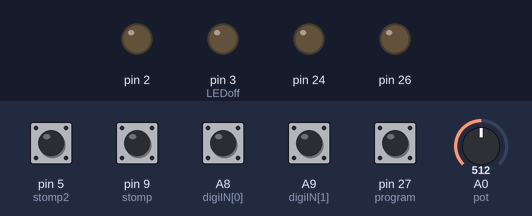
A sketch run on a simulated Teensy 4. On the bench: output pins drawn as LEDs (lit = HIGH). The inputs (shaded band) are chosen by the test bench; at power-on: A8 (digiIN[0]), A9 (digiIN[1]), pin 5 (stomp2), pin 9 (stomp), pin 27 (program) HIGH, A0 (pot) = 512. MIDI output is not drawn; pins used as bus, display or sensor lines are not drawn.

Above: at 1.2 s.
1.3 s: pin 5 (stomp2) pulled LOW for 0.15 s
At 1.38 s:
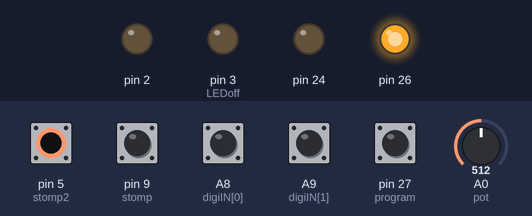
2.9 s: pin 27 (program) pulled LOW for 0.15 s
At 2.98 s:
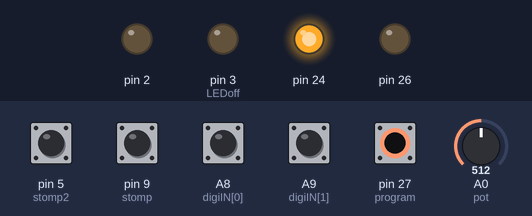
4.5 s: pin 9 (stomp) pulsed LOW 5 times (0.12 s each, 0.3 s apart)
At 4.95 s:
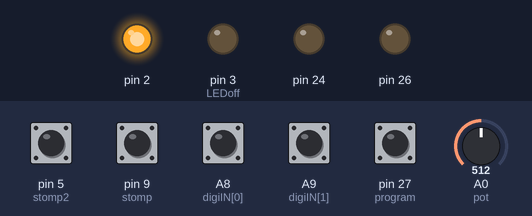
7.5 s: pin 9 (stomp) pulled LOW for 0.15 s
At 8.7 s:
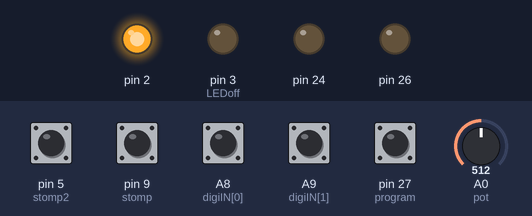
9.1 s: pin 5 (stomp2) pulled LOW for 1 s
At 9.9 s:
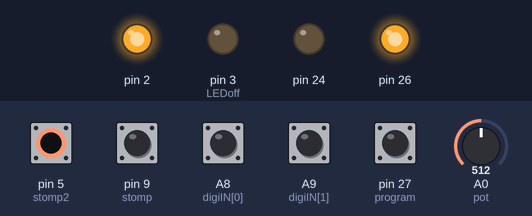
11.6 s: pin 27 (program) pulled LOW for 1 s
At 12.4 s:
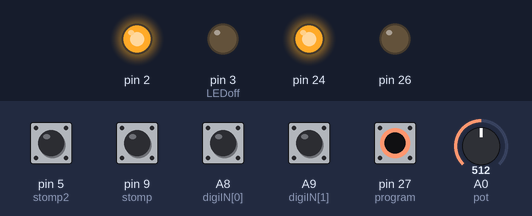
Timing chart, 0 to 14.6 s (numbered marks = the images above; inputs shaded):
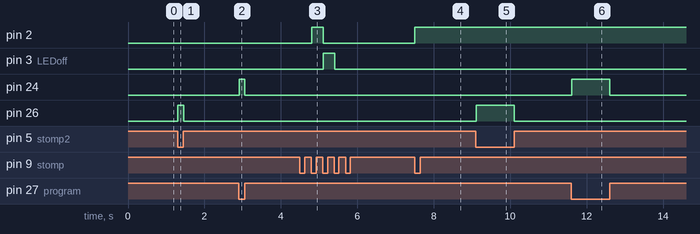

The sketch:

usbMIDItest_footswitch.ino
```cpp
#include <Bounce.h>                           //Bounce library provides easy setup for debouncing switch/button
#include <MIDI.h>
/*Since usbMIDI.read() only reads MIDI through the usb port,
  serial MIDI.read() is used to interpret MIDI messages being sent by usbMIDI.
  Instead of reading the actual message, a duplicate message is sent through a serial MIDI output and is shorted to the corresponding serial MIDI input.
  This allows MIDI messages sent by usbMIDI to be interpreted for footswitch programming*/

MIDI_CREATE_INSTANCE(HardwareSerial, Serial2, MIDI);

int pot, LEDoff, checkstate;
int preset=1;
int prevpot=-1;
int fs1=0;
int value=0;
int recheck=1;
int fsset=0;
int digiIN[2]={22,23};
bool pinstate[2];

Bounce stomp=Bounce(9, 5);                    //variables for debouncing. Indicates pin and debounce time in ms
Bounce toggle=Bounce(23, 7);
Bounce stomp2=Bounce(5, 5);
Bounce toggle2=Bounce(22, 7);
Bounce program=Bounce(27, 7);

void setup() {
  // put your setup code here, to run once:
pinMode(5,INPUT_PULLUP);
pinMode(9,INPUT_PULLUP);
pinMode(22,INPUT_PULLUP);
pinMode(23,INPUT_PULLUP);
pinMode(27,INPUT_PULLUP);
pinMode(0,OUTPUT);
pinMode(1,OUTPUT);
pinMode(2,OUTPUT);
pinMode(3,OUTPUT);
pinMode(24,OUTPUT);
pinMode(26,OUTPUT);
digitalWrite(0,HIGH);                           //for LED tracking of ProgramChange message. initial ProgramChange value is 0
digitalWrite(1,LOW);                            //LED for PC1 message
digitalWrite(2,LOW);                            //LED for PC2 message
digitalWrite(3,LOW);                            //LED for PC3 message
digitalWrite(24,LOW);                           //Footswitch programming mode LED. LED on indicates programming mode active
digitalWrite(26,LOW);                           //Footswitch1 LED. LED on indicates footswitch is selected
MIDI.begin(1);                                  //initialise serial MIDI
}

void loop() {
  // put your main code here, to run repeatedly:
pot=analogRead(A0)/8;                          //convert pot value to MIDI value. MIDI=0-127. pot=0-1023
toggle.update();                               //update switch/button status
stomp.update();
toggle2.update();
stomp2.update();
program.update();

programming();                                  //footswitch message programming
switches();                                     //send a MIDI ControlChange message when a switch is toggled
recall();                                       //send a MIDI ProgramChange message when a button is pressed
knobs();                                        //send MIDI ControlChange messages as a knob turns
footswitch();                                   //send MIDI message from footswitch input

while(usbMIDI.read()){
}
}

void programming(){
  if(program.fallingEdge()){                    //Toggle switch enters footswitch programming mode
    digitalWrite(24,HIGH);                      //LED indicates controller is in programming mode
    while(!program.risingEdge()){               //Stay in programming mode until switch is toggled again
      digitalWrite(26,LOW);                     //all active footswitch LEDs turn off
      program.update();
      stomp2.update();
      if(stomp2.fallingEdge()||stomp2.risingEdge()){//program footswitch1
        digitalWrite(26,HIGH);                   //LED indicates footswitch1 is being programmed
        while(!program.risingEdge()&&(fsset==0)){//wait for user to select the MIDI message to be programmed from main unit mapping. Can still toggle out of programming mode
          program.update();
          map2fs();                             //determine which MIDI message to map to footswitch
        }
        fs1=value;                              //map control/program change to footswitch1
        fsset=0;                                //condition to enter loop that calls map2fs()
      }
    }
  }
digitalWrite(24,LOW);                           //LED indicates controller is exiting programming mode
}

void map2fs(){
  if(recheck==1){
    for(checkstate=0;checkstate<2;++checkstate){           //check and save current state of mapable inputs
      pinstate[checkstate]=digitalRead(digiIN[checkstate]);
    }
    recheck=0;                                             //prevents constently updating saved state while waiting for user to map message
  }
  if(pinstate[0]!=digitalRead(digiIN[0])){                 //execute if curernt state of input differs from saved state
    MIDI.sendControlChange(66,64,1);                       //sends serial MIDI message that corresponds to usbMIDI message from the same input
    delayMicroseconds(10);                                 //works without but helps with consistent detection? experimental
    while(!MIDI.read()){
    //wait for serial MIDI message to be recieved before trying to fetch data. Calling MIDI.read() directly rarely fetches data for some reason
    }
    value=MIDI.getData1();                                 //stores control/program change value
    fsset=1;                                               //condition to exit loop that calls this function
    recheck=1;                                             //re-enable checking and saving state of mappable inputs next time this function is called
  }
  if(pinstate[1]!=digitalRead(digiIN[1])){
    MIDI.sendControlChange(65,64,1);
    delayMicroseconds(10);
    while(!MIDI.read()){
    }
    value=MIDI.getData1();
    fsset=1;
    recheck=1;
  }
}

void switches(){
  if(toggle.fallingEdge()){
    usbMIDI.sendControlChange(65,64,1);
  }
  if(toggle.risingEdge()){
    usbMIDI.sendControlChange(65,63,1);
  }
   if(toggle2.fallingEdge()){
    usbMIDI.sendControlChange(66,64,1);
  }
  if(toggle2.risingEdge()){
    usbMIDI.sendControlChange(66,63,1);
  }
}

void recall(){
  if(stomp.fallingEdge()){
    usbMIDI.sendProgramChange(preset,1);        //ProgramChange typically used to recall saved presets. Preset value corresponds to ProgramChange value
    digitalWrite(preset,!digitalRead(preset));  //For LED tracking of ProgramChange value. Turns LED that corresponds to the sent ProgramChange value on
    LEDoff=preset-1;                            //Saves pin value of previous ProgramChange message
    if(preset==0){                              //fix LEDoff value after resetting ProgramChange value to initial state
      LEDoff=3;
    }
    digitalWrite(LEDoff,!digitalRead(LEDoff));  //turns LED that corresponds to previous ProgramChange value off
    ++preset;                                   //Cycle to one of 4 ProgramChange values each time the function is called
    if(preset==4){                              //Reset ProgramChange value to initial state
      preset=0;
    }
  }
}

void knobs(){
  if(pot>prevpot+1||pot<prevpot-1){             //sensitivity is -1 to +1
    pot=analogRead(A0)/8;                       //read value again for accuracy
    usbMIDI.sendControlChange(52,pot,1);
    prevpot=pot;
  }
}

void footswitch(){
  if(stomp2.fallingEdge()){
    usbMIDI.sendControlChange(fs1,64,1);
    digitalWrite(26,HIGH);
  }
  if(stomp2.risingEdge()){
    usbMIDI.sendControlChange(fs1,63,1);
    digitalWrite(26,LOW);
  }
}
```

Source omitted: usb_desc.c (142081 bytes), usb_desc.h (45929 bytes)

Measured:
- after the input at 1.3 s, pin 26: LOW → HIGH at once, → LOW 0.15 s later
- after the input at 2.9 s, pin 24: LOW → HIGH at once, → LOW 0.15 s later
- after the input at 4.5 s, pin 2: LOW → HIGH after 0.31 s, → LOW 0.30 s later; pin 3 (LEDoff): LOW → HIGH after 0.61 s, → LOW 0.30 s later
- after the input at 7.5 s, pin 2: LOW → HIGH at once
- after the input at 9.1 s, pin 26: LOW → HIGH at once, → LOW 1.0 s later
- after the input at 11.6 s, pin 24: LOW → HIGH at once, → LOW 1.0 s later
